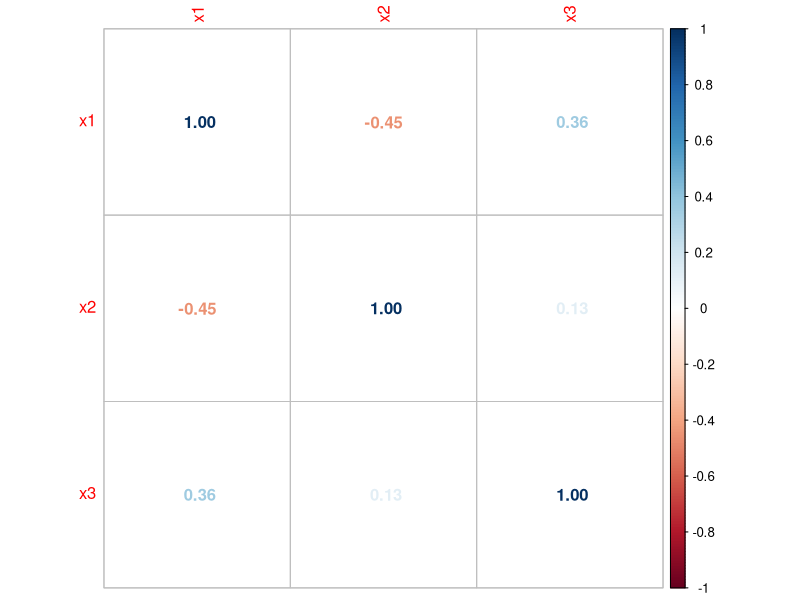
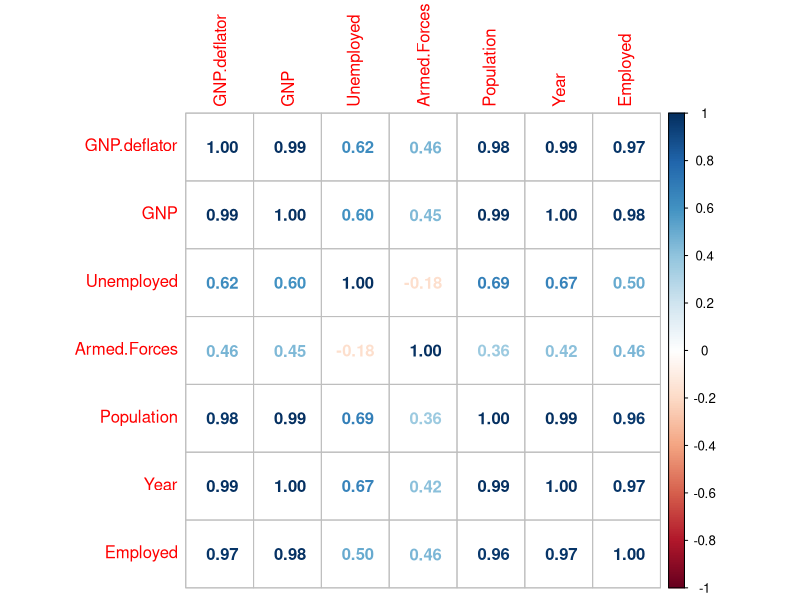
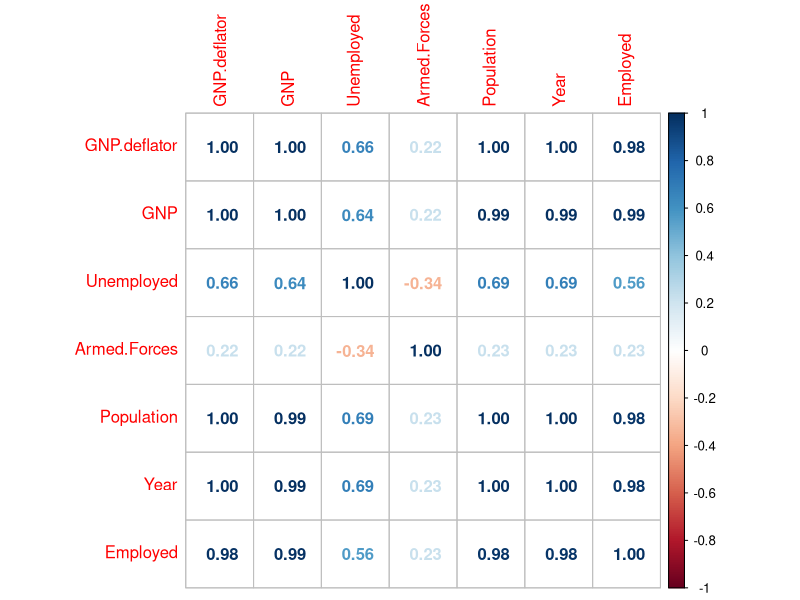
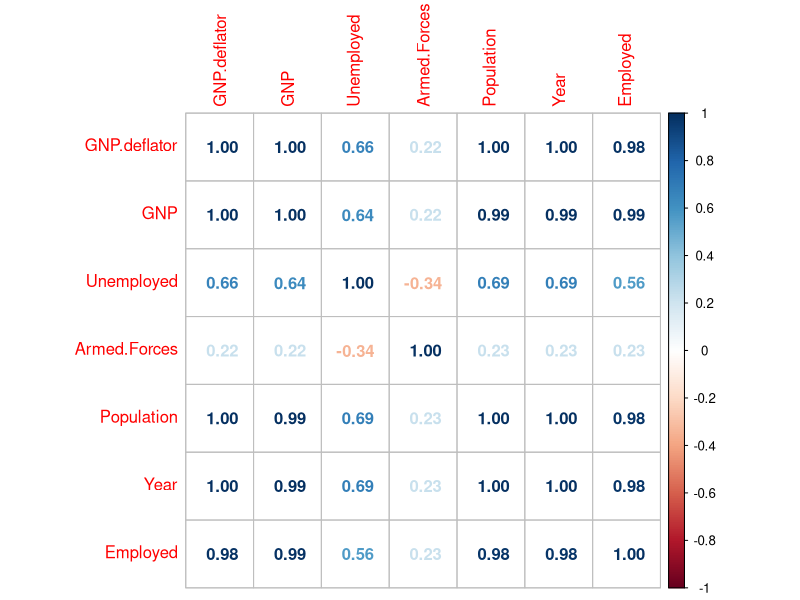

These figures' R source, in order: (Note: this script raises an error after producing the figures.)
# 协方差矩阵
require(corrplot)

x1 <- c(65,70,70,69,66,67,68,72,66,68)
x2 <- c(45,45,48,46,50,46,47,43,47,48)
x3 <- c(27.6 ,30.7,31.8,32.6,31,31.3,37,33.6,33.1,34.2)

test_data <- cbind(x1, x2, x3)
test_data

# var 方差函数，也可以计算出协方差矩阵。
var(test_data)
cov(test_data)

# cor 相关新系数
cor_t <- cor(test_data)
symnum(cor_t)
corrplot(cor_t, method = "number")

# 使用longley数据集来测试cor
# Longley数据集来自J．W．Longley（1967）发表在JASA上的一篇论文，是强共线性的宏观经济数据,
# 包含GNP deflator(GNP平减指数)、GNP(国民生产总值)、Unemployed(失业率)、ArmedForces(武装力量)、
# Population(人口)、year(年份)，Emlpoyed(就业率)。
# LongLey数据集因存在严重的多重共线性问题，在早期经常用来检验各种算法或计算机的计算精度。

(clp <- cor(longley, method = "pearson"))
(clS <- cor(longley, method = "spearman"))
(clS <- cor(longley, method = "spearman"))

corrplot(clp, method = "number")
corrplot(clS, method = "number")
corrplot(clS, method = "number")




## How much do they differ?
i <- lower.tri(Cl)
cor(cbind(P = Cl[i], S = clS[i], K = clK[i]))


## cov2cor() scales a covariance matrix by its diagonal
##           to become the correlation matrix.
cov2cor # see the function definition {and learn ..}
stopifnot(all.equal(Cl, cov2cor(cov(longley))),
          all.equal(cor(longley, method = "kendall"),
                    cov2cor(cov(longley, method = "kendall"))))

##--- Missing value treatment:

C1 <- cov(swiss)
range(eigen(C1, only.values = TRUE)$values) # 6.19        1921

## swM := "swiss" with  3 "missing"s :
swM <- swiss
colnames(swM) <- abbreviate(colnames(swiss), min=6)
swM[1,2] <- swM[7,3] <- swM[25,5] <- NA # create 3 "missing"

## Consider all 5 "use" cases :
(C. <- cov(swM)) # use="everything"  quite a few NA's in cov.matrix
try(cov(swM, use = "all")) # Error: missing obs...
C2 <- cov(swM, use = "complete")
stopifnot(identical(C2, cov(swM, use = "na.or.complete")))
range(eigen(C2, only.values = TRUE)$values) # 6.46   1930
C3 <- cov(swM, use = "pairwise")
range(eigen(C3, only.values = TRUE)$values) # 6.19   1938

## Kendall's tau doesn't change much:
symnum(Rc <- cor(swM, method = "kendall", use = "complete"))
symnum(Rp <- cor(swM, method = "kendall", use = "pairwise"))
symnum(R. <- cor(swiss, method = "kendall"))

## "pairwise" is closer componentwise,
summary(abs(c(1 - Rp/R.)))
summary(abs(c(1 - Rc/R.)))

## but "complete" is closer in Eigen space:
EV <- function(m) eigen(m, only.values=TRUE)$values
summary(abs(1 - EV(Rp)/EV(R.)) / abs(1 - EV(Rc)/EV(R.)))





x <- c(1,2)





